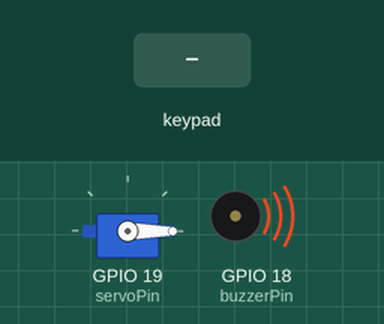
Recording of a sketch running on a simulated ESP32. Parts: servo, buzzer (waves = sounding, pin HIGH). Inputs (shaded band) come from the test bench. What the sketch prints to the serial monitor is not drawn.

Above: at 1.2 s.
1.3 s: keypad keys 1 2 3 4 pressed 0.4 s apart
At 1.75 s:
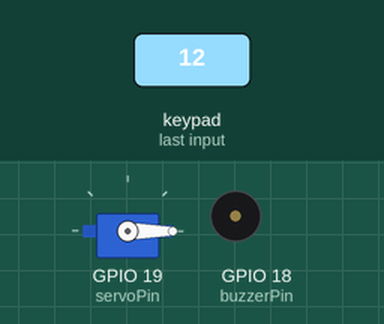
At 3.6 s:
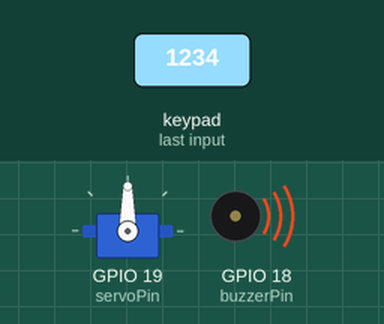
4.4 s: keypad keys 1 4 2 7 2 6 2 5 pressed 0.4 s apart
Timing chart, 0 to 9.8 s (numbered marks = the images above; inputs shaded):
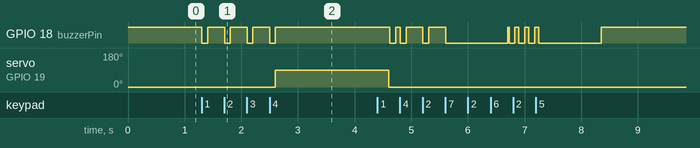

The sketch:

keypad_door.ino
```cpp
// Project 22.2: Keypad Door

// Required libraries:
//      Keypad
//      ESP32 Servo
#include <Keypad.h>
#include <ESP32Servo.h>

// Define keypad symbols:
char keys[4][4] =
{
  {'1', '2', '3', 'A'},
  {'4', '5', '6', 'B'},
  {'7', '8', '9', 'C'},
  {'*', '0', '#', 'D'}
};

// Connect rows and columns of the keypad:
byte rowPins[4] = {14, 27, 26, 25};
byte colPins[4] = {13, 21, 22, 23};

// Initialize an instance of class NewKeypad:
Keypad myKeypad = Keypad(makeKeymap(keys), rowPins, colPins, 4, 4);

// Initialize a Servo object and its pins:
Servo  myservo;
int servoPin = 19;
int buzzerPin = 18;

// The correct password:
char passWord[] = {"1234"};

void setup() {
    // Initialize standard 50Hz servo:
    myservo.setPeriodHertz(50);

    // Attach servo pins to the servo object:
    myservo.attach(servoPin, 500, 2500);

    // Set starting position of servo:
    myservo.write(0);

    // Initialize buzzer pin:
    pinMode(buzzerPin, OUTPUT);

    // Start with buzzer OFF:
    digitalWrite(buzzerPin, HIGH);

    // Initialize a serial connection with the ESP32 using USB:
    Serial.begin(115200);
}

void loop() {

    // Stores the input character:
    static char keyIn[4];

    // Stores the number of input characters (counter):
    static byte keyInNum = 0; // Save the the number of input characters

    // Gets the character input:
    char keyPressed = myKeypad.getKey();

    // Handles input characters:
    if (keyPressed) {
        // Sound a beep each time a key is pressed;
        // Buzzer ON:
        digitalWrite(buzzerPin, LOW);
        // Delay for 100ms:
        delay(100);
        // Buzzer OFF:
        digitalWrite(buzzerPin, HIGH);

        // Save the input characters:
        keyIn[keyInNum++] = keyPressed;

        // After 4 characters have been input, th passWord gets evaluated:
        if (keyInNum == 4) {
            // Password begins as true:
            bool isRight = true;

            // Evaluate password and set to false if it fails:
            for (int i = 0; i < 4; i++)
                if (keyIn[i] != passWord[i])
                    isRight = false;

            // Accept or Deny entry:
            if (isRight) {
                // CORRECT PASSWORD:

                // Move the servo (open the door):
                myservo.write(90);

                // Delay for 2 seconds:
                delay(2000);

                // Return the servo to starting position (close the door):
                myservo.write(0);             // Close the switch

                // Prints a message to the serial monitor:
                Serial.println("Password correct: Door opened.");
            }
            else {
                // WRONG PASSWORD:

                // Loud error BEEP for 1 second:

                // Buzzer ON:
                digitalWrite(buzzerPin, LOW);

                // Delay for 1 second:
                delay(1000);

                // Buzzer OFF
                digitalWrite(buzzerPin, HIGH);

                // Prints a message to the serial monitor:
                Serial.println("Password incorrect: Entry denied.");
            }
            // Reset number of keys pressed to zero:
            keyInNum = 0;
        }
    }
}
```

Measured:
- after the input at 1.3 s, GPIO 18 (buzzerPin): alternates HIGH for 0.30 s and LOW for 0.10 s, 8 changes in all, then stays HIGH, starting at once; servo on GPIO 19 (servoPin): 0° → 90° after 1.3 s
